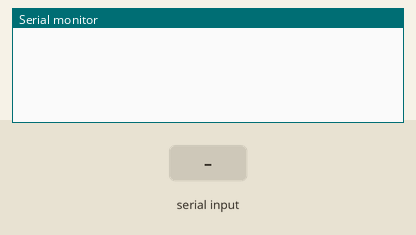
The sketch below on a simulated Arduino Uno, built with avr-gcc and run on an emulated ATmega328P. On the bench: the last lines printed to the serial monitor. The inputs (shaded band) are chosen by the test bench.

Above: at 1.2 s.
1.3 s: "VR=?\n" received over Serial
At 2.3 s:
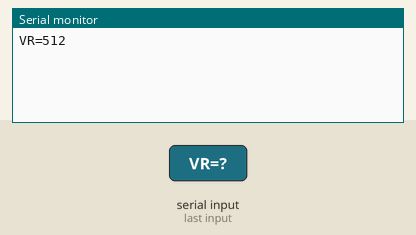
2.8 s: "BRIGHT=?\n" received over Serial
At 3.5 s:
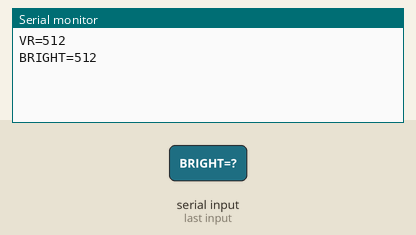

The sketch:

4_7_2.ino
```cpp
#define VR_PIN  A0
#define BRIGHT_PIN  A1

void setup() {
  Serial.begin(9600);
}

void loop() {
  if (Serial.available() > 0)
  {
    String strRead = Serial.readStringUntil('\n');
    if(strRead.indexOf("VR=?") != -1)
    {
      Serial.print("VR=");
      Serial.println(analogRead(VR_PIN));
    }
    else if(strRead.indexOf("BRIGHT=?") != -1)
    {
      Serial.print("BRIGHT=");
      Serial.println(analogRead(BRIGHT_PIN));
    }
  }
}
//4_7_2.ino
```

Measured:
- after the input at 1.3 s, the serial monitor: prints a new line at once (image 1)
- after the input at 2.8 s, the serial monitor: prints a new line at once (image 2)
